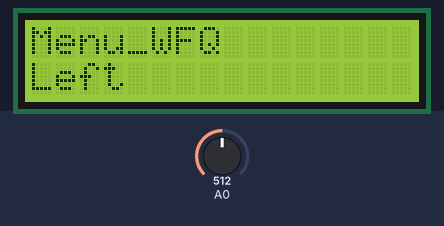
This sketch was run on a simulated Arduino Uno, built with avr-gcc and run on an emulated ATmega328P. Parts: 16×2 character LCD. Inputs (shaded band) come from the test bench; at power-on: A0 = 512. What the sketch prints to the serial monitor is not drawn.

Above: at 3.2 s.
3.3 s: A0 set to 640
4.8 s: A0 set to 660
At 5.12 s:
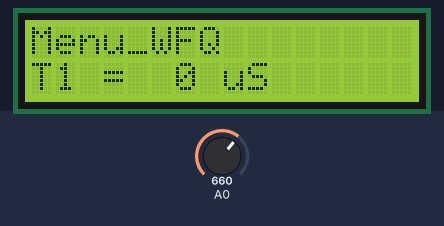
6.7 s: A0 set to 511
At 7.1 s:
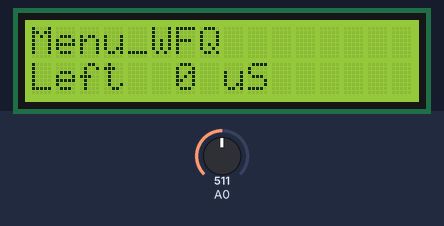
8.3 s: A0 set to 440
At 9.0 s:
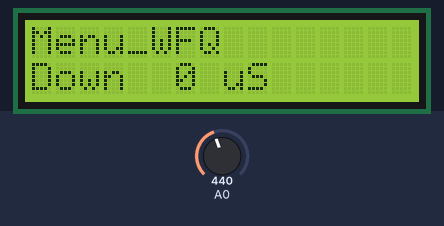
9.9 s: A0 set to 240
At 10.6 s:
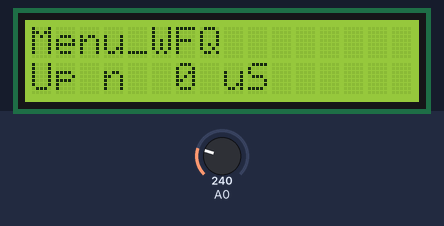
11.5 s: A0 set to 40
At 12.4 s:
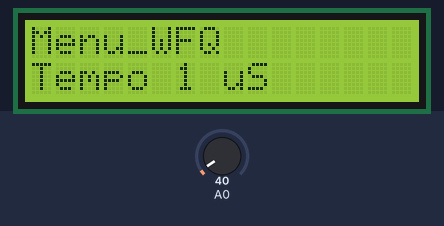
Timing chart, 0 to 14.1 s (numbered marks = the images above; inputs shaded):
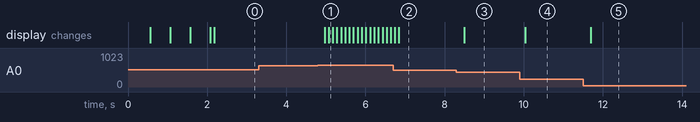

The sketch:

MaestroMega_LCD_Write.ino
```cpp
#include <LiquidCrystal.h> //importando biblioteca de LiquidCrustal
#include <Wire.h>//importando biblioteca para com I2C

LiquidCrystal lcd(8, 13, 9, 4, 5, 6, 7); //config pines en los que se conecta

int lcd_key     = 0;       // define os valores representativos de cada botão
int adc_key_in  = 0;
#define btnRIGHT  0
#define btnUP     1
#define btnDOWN   2
#define btnLEFT   3
#define btnSELECT 4
#define btnNONE   5


const int ledPin = 13;
char mensaje;
int key_stado = 0;
char dado ;

int T1 = 0, T2 = 0, T3 = 0, T4 = 0, mA = 0, Fq = 0;

char* Menu_WFQ[] = {"Tempo 1 uS", "Tempo 2 uS", "Tempo 3 uS",
                    "Tempo 4 uS", "Corrente mA", "Freq Hz"
                   };


void setup()
{
  Wire.begin();//INICIAMOS EL WIRE (I2C)
  Serial.begin(9600);// INICIAMOS EL SERIAL PARA MOSTRAR LOS MENSAJES
  Serial.println("Prototipo 1 Iniciando");//IMPRIMIMOS DE QUE HEMOS PEDIDO EL MESNAJE AL DISPOSITIVO EN EL CANAL 1
  lcd.begin(16, 2);
  lcd.setCursor(0, 0);
  lcd.print("Iniciando");
  lcd.setCursor(0, 1);
  lcd.print("Protótipo 1");

  delay(500);
  lcd.setCursor(0, 0);
  lcd.print("Iniciando..");
  delay(500);
  lcd.setCursor(0, 0);
  lcd.print("Iniciando....");
  delay(500);
  lcd.setCursor(0, 0);
  lcd.print("Iniciando......");
  delay(500);


  lcd.clear();
}

void loop() {
  Menu_WFQLCD();


}//fin void loop


//Para capturar los botnes del Keypad de la LCD
int read_LCD_buttons()   // função para ler os valores
{
  adc_key_in = analogRead(0);
  if (adc_key_in > 1000) {
    return btnNONE;
    //state = "Nada";
    key_stado = 5;
  }

  else if (adc_key_in < 50) {
    return btnRIGHT;
    //state = "RIGHT";
    key_stado = 0;
  }

  else  if (adc_key_in < 250) {
    return btnUP;
    //state = "UP";
    key_stado = 1;
  }

  else if (adc_key_in < 450) {
    return btnDOWN;
    //state = "DOWN";
    key_stado = 2;
  }

  else  if (adc_key_in < 650) {
    return btnLEFT;
    //state = "LEFT";
    key_stado = 3;
  }

  else if (adc_key_in < 850) {
    return btnSELECT;
    //state = "SELECT";
    key_stado = 4;
  }

  else {
    return btnNONE;  // when all others fail, return this...
    //state = "Ninguen B opr";
    //key_stado = 5;
  }
}

void Menu_WFQLCD() {
  int sel = 0;
  lcd.setCursor(0, 0);
  lcd.print("Menu_WFQ        ");

  lcd_key = 0;
  lcd_key = read_LCD_buttons();  // Lê os botões
  delay(100);

  switch (lcd_key)// Para cada botão escolhido, uma ação acontece
  {
    case btnRIGHT:
      {
        lcd.setCursor(0, 1);
        lcd.print(Menu_WFQ[sel]);
        lcd_key = 0;
        lcd_key = read_LCD_buttons();  // Lê os botões
        delay(100);

        sel += 1;
        break;
      }
    case btnLEFT:
      {
        lcd.setCursor(0, 1);
        lcd.print("Left ");
        break;
      }
    case btnUP:
      {
        lcd.setCursor(0, 1);
        lcd.print("Up ");
        break;
      }
    case btnDOWN:
      {
        lcd.setCursor(0, 1);
        lcd.print("Down ");
        break;
      }
    case btnSELECT:
      {
        lcd.clear();
        lcd.setCursor(0, 0);
        lcd.print(Menu_WFQ[sel]);
        MudarValor(Menu_WFQ[sel]);
        break;
      }
    default:
      break;

  }


}


void MudarValor(String Mv) {
  String WFQ0 = Menu_WFQ[0];
  String WFQ1 = Menu_WFQ[1];
  String WFQ2 = Menu_WFQ[2];
  String WFQ3 = Menu_WFQ[3];
  String WFQ4 = Menu_WFQ[4];
  String WFQ5 = Menu_WFQ[5];

  int entrar = 0;


  if (WFQ0.equals(Mv)) {
    lcd.setCursor(0, 1);
    lcd.print(Mv);

    lcd.setCursor(0, 1);
    lcd.print("T1 = ");
    lcd.setCursor(6, 1);
    lcd.print(T1);
    lcd.print(" uS");
    lcd_key = 0;

    do {
      lcd_key = read_LCD_buttons();  // Lê os botões
      delay(100);
      if (lcd_key == 1) {
        T1 = T1 + 1;
        lcd.setCursor(6, 1);
        lcd.print(T1);
        lcd.print(" uS");
      }
      if (lcd_key == 2 && T1 > 0) {
        T1 = T1 - 1;
        lcd.setCursor(6, 1);
        lcd.print(T1);
        lcd.print(" uS");
      }
      if (lcd_key == 4) {
        entrar = 1;
      } else {
        lcd_key = 0;
      }


    } while (entrar == 0);
  }

  if (WFQ1.equals(Mv)) {
    lcd.setCursor(0, 1);
    lcd.print("T2 = ");
    lcd.setCursor(6, 1);
    lcd.print(T2);
    lcd.print(" uS");
    T2 = T2 + 1;
  }

  if (WFQ2.equals(Mv)) {
    lcd.setCursor(0, 1);
    lcd.print("T3 = ");
    lcd.setCursor(6, 1);
    lcd.print(T3);
    lcd.print(" uS");
    T3 = T3 + 1;
  }

  if (WFQ3.equals(Mv)) {
    lcd.setCursor(0, 1);
    lcd.print("T4 = ");
    lcd.setCursor(6, 1);
    lcd.print(T4);
    lcd.print(" uS");
    T4 = T4 + 1;
  }

  if (WFQ4.equals(Mv)) {
    lcd.setCursor(0, 1);
    lcd.print("A = ");
    lcd.setCursor(5, 1);
    lcd.print(mA);
    lcd.print(" mA");
    mA = mA + 1;
  }
  if (WFQ5.equals(Mv)) {
    lcd.setCursor(0, 1);
    lcd.print("Fq = ");
    lcd.setCursor(6, 1);
    lcd.print(Fq);
    lcd.print(" Hz");
    Fq = Fq + 1;
  }

}


/*

  lcd.setCursor(0, 0);
  lcd.print("M I2C W_DAC");
  lcd_key = 0;
  lcd_key = read_LCD_buttons();  // Lê os botões
  delay(100);

  if (lcd_key == 0 ) {
    lcd.setCursor(0, 1);
    lcd.print("Canal 1");
    Wire.beginTransmission(1);
    Wire.write("Enviando canal 1");//Imprimimos cuando se realize la peticion ese mensaje y lo enviaremos por el canal 1
    Wire.endTransmission();
    Serial.println("Dato enviado al canal 1");//IMPRIMIMOS DE QUE HEMOS PEDIDO EL MESNAJE AL DISPOSITIVO EN EL CANAL 1
  } else   if (lcd_key == 3 ) {
    lcd.setCursor(0, 1);
    lcd.print("Canal 2");

    Wire.beginTransmission(2);
    Wire.write("enviando");
    Wire.write(" End_T");
    Wire.endTransmission();

    Serial.println("Dato enviado al canal 2");//IMPRIMIMOS DE QUE HEMOS PEDIDO EL MESNAJE AL DISPOSITIVO EN EL CANAL 1
  }

  delay(500);

  if (lcd_key == 0 ) {
    lcd.setCursor(0, 0);
    lcd.print("Canal 1");
    lcd.setCursor(0, 1);
    lcd.print(mensaje);
  } else   if (lcd_key == 3 ) {
    lcd.setCursor(0, 0);
    lcd.print("Canal 2");
    lcd.setCursor(0, 1);
    lcd.print(mensaje);
  } else {
    lcd.clear();
  }
*/
```

Measured:
- the behaviour switches between 649 and 650 on A0 (found by bisection; images 0 and 1)
- after the input at 3.3 s, every drawn part: stays the same
- after the input at 4.8 s, the display: first changes after 0.17 s (image 1 shows a later state)
- after the input at 6.7 s, the display: first differs from a run without the input after 0.15 s (image 2)
- after the input at 8.3 s, the display: changes after 0.20 s (image 3)
- after the input at 9.9 s, the display: changes after 0.14 s (image 4)
- after the input at 11.5 s, the display: changes after 0.19 s (image 5)
